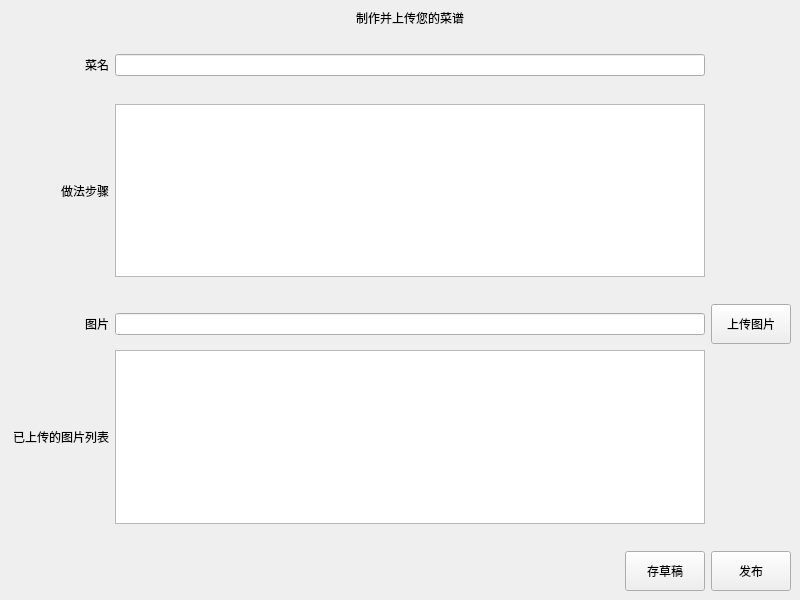
<?xml version="1.0" encoding="UTF-8"?>
<ui version="4.0">
 <class>createwindow</class>
 <widget class="QMainWindow" name="createwindow">
  <property name="geometry">
   <rect>
    <x>0</x>
    <y>0</y>
    <width>800</width>
    <height>600</height>
   </rect>
  </property>
  <property name="windowTitle">
   <string>MainWindow</string>
  </property>
  <widget class="QWidget" name="centralwidget">
   <layout class="QGridLayout" name="gridLayout_2">
    <item row="0" column="0">
     <layout class="QVBoxLayout" name="verticalLayout">
      <item>
       <layout class="QGridLayout" name="gridLayout">
        <item row="4" column="1">
         <widget class="QPlainTextEdit" name="plainTextEdit">
          <property name="sizePolicy">
           <sizepolicy hsizetype="Maximum" vsizetype="Expanding">
            <horstretch>0</horstretch>
            <verstretch>0</verstretch>
           </sizepolicy>
          </property>
          <property name="minimumSize">
           <size>
            <width>400</width>
            <height>0</height>
           </size>
          </property>
          <property name="maximumSize">
           <size>
            <width>1000</width>
            <height>16777215</height>
           </size>
          </property>
         </widget>
        </item>
        <item row="6" column="0">
         <widget class="QLabel" name="label_3">
          <property name="maximumSize">
           <size>
            <width>100</width>
            <height>16777215</height>
           </size>
          </property>
          <property name="text">
           <string>图片</string>
          </property>
          <property name="alignment">
           <set>Qt::AlignmentFlag::AlignRight|Qt::AlignmentFlag::AlignTrailing|Qt::AlignmentFlag::AlignVCenter</set>
          </property>
         </widget>
        </item>
        <item row="2" column="0">
         <widget class="QLabel" name="label">
          <property name="maximumSize">
           <size>
            <width>100</width>
            <height>16777215</height>
           </size>
          </property>
          <property name="text">
           <string>菜名</string>
          </property>
          <property name="alignment">
           <set>Qt::AlignmentFlag::AlignRight|Qt::AlignmentFlag::AlignTrailing|Qt::AlignmentFlag::AlignVCenter</set>
          </property>
         </widget>
        </item>
        <item row="3" column="1">
         <spacer name="verticalSpacer_2">
          <property name="orientation">
           <enum>Qt::Orientation::Vertical</enum>
          </property>
          <property name="sizeHint" stdset="0">
           <size>
            <width>20</width>
            <height>40</height>
           </size>
          </property>
         </spacer>
        </item>
        <item row="5" column="1">
         <spacer name="verticalSpacer">
          <property name="orientation">
           <enum>Qt::Orientation::Vertical</enum>
          </property>
          <property name="sizeHint" stdset="0">
           <size>
            <width>20</width>
            <height>40</height>
           </size>
          </property>
         </spacer>
        </item>
        <item row="1" column="1">
         <spacer name="verticalSpacer_4">
          <property name="orientation">
           <enum>Qt::Orientation::Vertical</enum>
          </property>
          <property name="sizeHint" stdset="0">
           <size>
            <width>20</width>
            <height>40</height>
           </size>
          </property>
         </spacer>
        </item>
        <item row="2" column="1">
         <widget class="QLineEdit" name="lineEdit">
          <property name="sizePolicy">
           <sizepolicy hsizetype="Maximum" vsizetype="Fixed">
            <horstretch>0</horstretch>
            <verstretch>0</verstretch>
           </sizepolicy>
          </property>
          <property name="minimumSize">
           <size>
            <width>400</width>
            <height>0</height>
           </size>
          </property>
          <property name="maximumSize">
           <size>
            <width>1000</width>
            <height>16777215</height>
           </size>
          </property>
         </widget>
        </item>
        <item row="6" column="2">
         <widget class="QPushButton" name="pushButton_4">
          <property name="sizePolicy">
           <sizepolicy hsizetype="Fixed" vsizetype="Fixed">
            <horstretch>0</horstretch>
            <verstretch>0</verstretch>
           </sizepolicy>
          </property>
          <property name="minimumSize">
           <size>
            <width>60</width>
            <height>40</height>
           </size>
          </property>
          <property name="text">
           <string>上传图片</string>
          </property>
         </widget>
        </item>
        <item row="6" column="1">
         <widget class="QLineEdit" name="lineEdit_2">
          <property name="sizePolicy">
           <sizepolicy hsizetype="Maximum" vsizetype="Fixed">
            <horstretch>0</horstretch>
            <verstretch>0</verstretch>
           </sizepolicy>
          </property>
          <property name="minimumSize">
           <size>
            <width>400</width>
            <height>0</height>
           </size>
          </property>
          <property name="maximumSize">
           <size>
            <width>1000</width>
            <height>16777215</height>
           </size>
          </property>
         </widget>
        </item>
        <item row="4" column="0">
         <widget class="QLabel" name="label_2">
          <property name="maximumSize">
           <size>
            <width>100</width>
            <height>16777215</height>
           </size>
          </property>
          <property name="text">
           <string>做法步骤</string>
          </property>
          <property name="alignment">
           <set>Qt::AlignmentFlag::AlignRight|Qt::AlignmentFlag::AlignTrailing|Qt::AlignmentFlag::AlignVCenter</set>
          </property>
         </widget>
        </item>
        <item row="9" column="1">
         <widget class="QListView" name="listView">
          <property name="sizePolicy">
           <sizepolicy hsizetype="Maximum" vsizetype="Expanding">
            <horstretch>0</horstretch>
            <verstretch>0</verstretch>
           </sizepolicy>
          </property>
          <property name="minimumSize">
           <size>
            <width>400</width>
            <height>0</height>
           </size>
          </property>
          <property name="maximumSize">
           <size>
            <width>1000</width>
            <height>16777215</height>
           </size>
          </property>
         </widget>
        </item>
        <item row="10" column="1">
         <spacer name="verticalSpacer_3">
          <property name="orientation">
           <enum>Qt::Orientation::Vertical</enum>
          </property>
          <property name="sizeHint" stdset="0">
           <size>
            <width>20</width>
            <height>40</height>
           </size>
          </property>
         </spacer>
        </item>
        <item row="0" column="1" alignment="Qt::AlignmentFlag::AlignHCenter">
         <widget class="QLabel" name="label_4">
          <property name="text">
           <string>制作并上传您的菜谱</string>
          </property>
         </widget>
        </item>
        <item row="9" column="0">
         <widget class="QLabel" name="label_5">
          <property name="maximumSize">
           <size>
            <width>100</width>
            <height>16777215</height>
           </size>
          </property>
          <property name="text">
           <string>已上传的图片列表</string>
          </property>
          <property name="alignment">
           <set>Qt::AlignmentFlag::AlignRight|Qt::AlignmentFlag::AlignTrailing|Qt::AlignmentFlag::AlignVCenter</set>
          </property>
         </widget>
        </item>
       </layout>
      </item>
      <item>
       <layout class="QHBoxLayout" name="horizontalLayout">
        <item>
         <spacer name="horizontalSpacer">
          <property name="orientation">
           <enum>Qt::Orientation::Horizontal</enum>
          </property>
          <property name="sizeHint" stdset="0">
           <size>
            <width>40</width>
            <height>20</height>
           </size>
          </property>
         </spacer>
        </item>
        <item>
         <widget class="QPushButton" name="pushButton_2">
          <property name="minimumSize">
           <size>
            <width>60</width>
            <height>40</height>
           </size>
          </property>
          <property name="text">
           <string>存草稿</string>
          </property>
         </widget>
        </item>
        <item>
         <widget class="QPushButton" name="pushButton_3">
          <property name="minimumSize">
           <size>
            <width>60</width>
            <height>40</height>
           </size>
          </property>
          <property name="text">
           <string>发布</string>
          </property>
         </widget>
        </item>
       </layout>
      </item>
     </layout>
    </item>
   </layout>
  </widget>
 </widget>
 <resources/>
 <connections/>
</ui>
